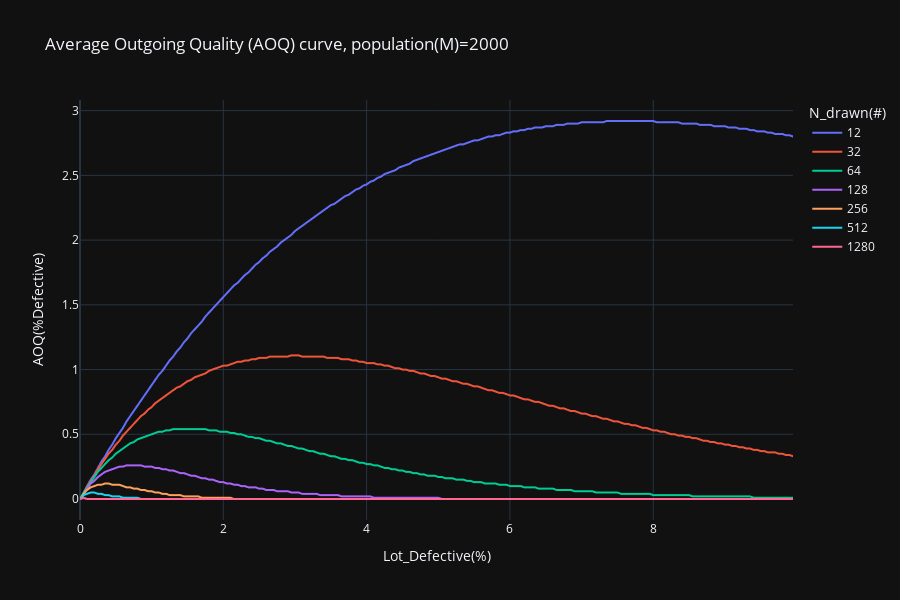

Notebook cell for this chart:
### Markdown cell above
AOQ curve

### Code cell
fig2 = px.line(df, x='Lot_Defective', y='AOQ', color='N_drawn',height=600
                ,title=f"Average Outgoing Quality (AOQ) curve, population(M)={M}"
                ,labels={
                    'Lot_Defective':'Lot_Defective(%)',
                    'AOQ':'AOQ(%Defective)',
                    'N_drawn':'N_drawn(#)'})
fig2.show()
# fig.write_html(f"AOQcurve_population{M}.html")

### Figure 1 — Plotly figure (JSON) as saved in the notebook; plotly's stock layout.template omitted (floating-point values rounded to 4 significant figures; data arrays with more than 128 entries replaced by an {"elided": "..."} marker saying what was removed)
{"data": [{"hovertemplate": "N_drawn(#)=12<br>Lot_Defective(%)=%{x}<br>AOQ(%Defective)=%{y}<extra></extra>", "legendgroup": "12", "line": {"color": "#636efa", "dash": "solid"}, "marker": {"symbol": "circle"}, "mode": "lines", "name": "12", "showlegend": true, "type": "scattergl", "x": {"elided": "200 float values"}, "xaxis": "x", "y": {"elided": "200 float values"}, "yaxis": "y"}, {"hovertemplate": "N_drawn(#)=32<br>Lot_Defective(%)=%{x}<br>AOQ(%Defective)=%{y}<extra></extra>", "legendgroup": "32", "line": {"color": "#EF553B", "dash": "solid"}, "marker": {"symbol": "circle"}, "mode": "lines", "name": "32", "showlegend": true, "type": "scattergl", "x": {"elided": "200 float values"}, "xaxis": "x", "y": {"elided": "200 float values"}, "yaxis": "y"}, {"hovertemplate": "N_drawn(#)=64<br>Lot_Defective(%)=%{x}<br>AOQ(%Defective)=%{y}<extra></extra>", "legendgroup": "64", "line": {"color": "#00cc96", "dash": "solid"}, "marker": {"symbol": "circle"}, "mode": "lines", "name": "64", "showlegend": true, "type": "scattergl", "x": {"elided": "200 float values"}, "xaxis": "x", "y": {"elided": "200 float values"}, "yaxis": "y"}, {"hovertemplate": "N_drawn(#)=128<br>Lot_Defective(%)=%{x}<br>AOQ(%Defective)=%{y}<extra></extra>", "legendgroup": "128", "line": {"color": "#ab63fa", "dash": "solid"}, "marker": {"symbol": "circle"}, "mode": "lines", "name": "128", "showlegend": true, "type": "scattergl", "x": {"elided": "200 float values"}, "xaxis": "x", "y": {"elided": "200 float values"}, "yaxis": "y"}, {"hovertemplate": "N_drawn(#)=256<br>Lot_Defective(%)=%{x}<br>AOQ(%Defective)=%{y}<extra></extra>", "legendgroup": "256", "line": {"color": "#FFA15A", "dash": "solid"}, "marker": {"symbol": "circle"}, "mode": "lines", "name": "256", "showlegend": true, "type": "scattergl", "x": {"elided": "200 float values"}, "xaxis": "x", "y": {"elided": "200 float values"}, "yaxis": "y"}, {"hovertemplate": "N_drawn(#)=512<br>Lot_Defective(%)=%{x}<br>AOQ(%Defective)=%{y}<extra></extra>", "legendgroup": "512", "line": {"color": "#19d3f3", "dash": "solid"}, "marker": {"symbol": "circle"}, "mode": "lines", "name": "512", "showlegend": true, "type": "scattergl", "x": {"elided": "200 float values"}, "xaxis": "x", "y": {"elided": "200 float values"}, "yaxis": "y"}, {"hovertemplate": "N_drawn(#)=1280<br>Lot_Defective(%)=%{x}<br>AOQ(%Defective)=%{y}<extra></extra>", "legendgroup": "1280", "line": {"color": "#FF6692", "dash": "solid"}, "marker": {"symbol": "circle"}, "mode": "lines", "name": "1280", "showlegend": true, "type": "scattergl", "x": {"elided": "200 float values"}, "xaxis": "x", "y": {"elided": "200 float values"}, "yaxis": "y"}], "layout": {"height": 600, "legend": {"title": {"text": "N_drawn(#)"}, "tracegroupgap": 0}, "title": {"text": "Average Outgoing Quality (AOQ) curve, population(M)=2000"}, "xaxis": {"anchor": "y", "domain": [0, 1], "title": {"text": "Lot_Defective(%)"}}, "yaxis": {"anchor": "x", "domain": [0, 1], "title": {"text": "AOQ(%Defective)"}}}}
